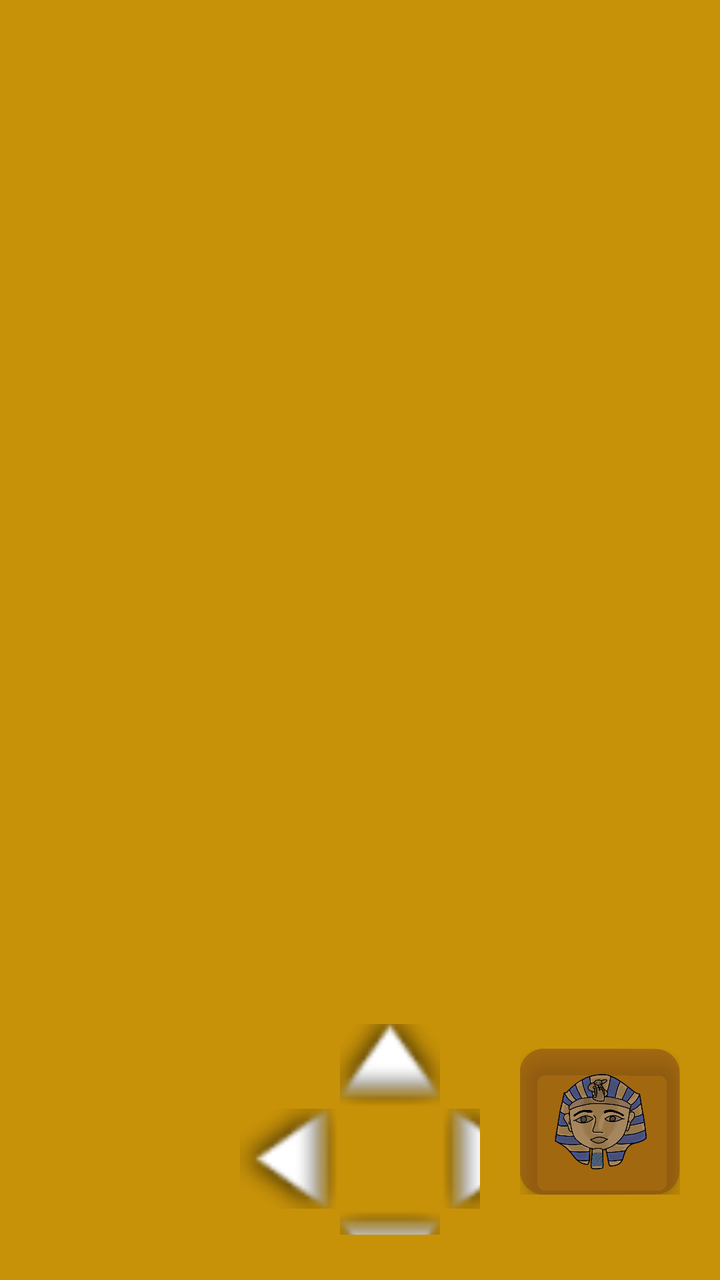
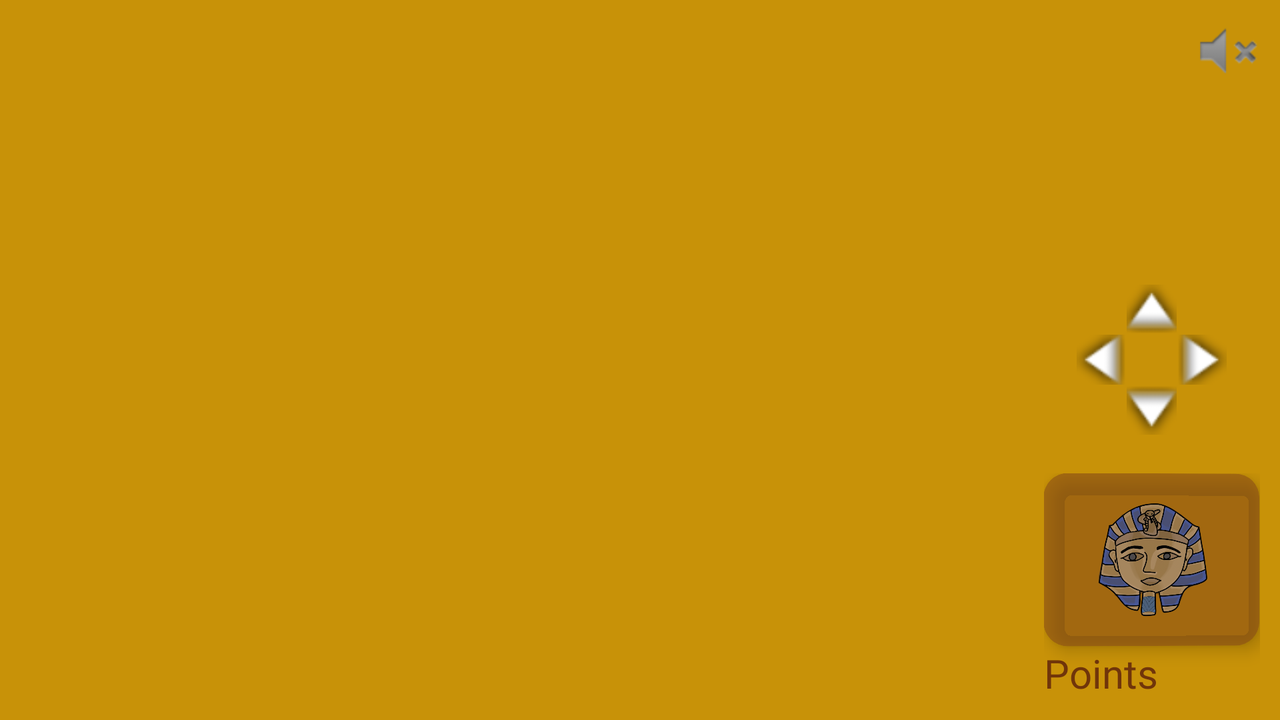

An Android layout and its configuration variant, each rendered on a device that would load it. The default file and the variant file are quoted in full after the pictures.
<!-- AndroidManifest.xml: activity theme Theme.Ramses4.Fullscreen -->
<!-- res/layout/activity_game.xml -->
<?xml version="1.0" encoding="utf-8"?>
<LinearLayout xmlns:android="http://schemas.android.com/apk/res/android"
    xmlns:app="http://schemas.android.com/apk/res-auto"
    xmlns:tools="http://schemas.android.com/tools"
    android:layout_width="match_parent"
    android:layout_height="match_parent"
    android:background="#C89208"
    android:orientation="vertical"
    android:theme="@style/ThemeOverlay.Ramses4.FullscreenContainer"
    tools:context=".activity.GameActivity">

    <FrameLayout
        android:id="@+id/board_screen_framelayout"
        android:layout_width="match_parent"
        android:layout_height="0dp"
        android:layout_weight="0.8">
        <FrameLayout
            android:id="@+id/board_framelayout"
            android:layout_width="match_parent"
            android:layout_height="match_parent"
            android:layout_margin="30dp"
            android:layout_gravity="center">

            <androidx.recyclerview.widget.RecyclerView
                android:id="@+id/board_recyclerview"
                android:layout_width="wrap_content"
                android:layout_height="wrap_content"
                android:layout_gravity="center"
                android:background="@color/ramses_deep_red"
                android:isScrollContainer="false"
                android:overScrollMode="never" />

        </FrameLayout>

    </FrameLayout>

    <FrameLayout
        android:layout_width="match_parent"
        android:layout_height="0dp"
        android:layout_weight="0.2">

        <LinearLayout
        android:id="@+id/side_panel_linearlayout"
        android:layout_width="match_parent"
        android:layout_height="match_parent"
        android:layout_gravity="center"
        android:layout_marginBottom="15dp"
        android:gravity="center_horizontal"
        android:orientation="horizontal">

        <LinearLayout
            android:layout_width="0dp"
            android:layout_height="match_parent"
            android:layout_weight="0.5"
            android:gravity="center"
            android:orientation="vertical">

            <TextView
                android:id="@+id/player_name_textview"
                android:layout_width="100dp"
                android:layout_height="wrap_content"
                android:fontFamily="@font/caesar_dressing"
                android:textColor="#70350A"
                android:autoSizeTextType="uniform"
                android:autoSizeMinTextSize="10sp"
                android:autoSizeMaxTextSize="30sp"/>

            <TextView
                android:id="@+id/player_score_textview"
                android:layout_width="100dp"
                android:layout_height="wrap_content"
                android:layout_marginTop="5dp"
                android:fontFamily="@font/caesar_dressing"
                android:textColor="#70350A"
                android:autoSizeTextType="uniform"
                android:autoSizeMinTextSize="10sp"
                android:autoSizeMaxTextSize="30sp"
                />

        </LinearLayout>

        <FrameLayout
            android:id="@+id/controls_framelayout"
            android:layout_width="0dp"
            android:layout_height="wrap_content"
            android:layout_weight="0.5">

            <TableLayout
                android:id="@+id/controle_table"
                android:layout_width="wrap_content"
                android:layout_height="wrap_content"
                android:layout_gravity="center"
                android:gravity="center">

                <TableRow>

                    <Button
                        android:id="@+id/top_button"
                        android:layout_width="50dp"
                        android:layout_height="50dp"
                        android:layout_column="1"
                        android:background="@android:drawable/arrow_up_float" />
                </TableRow>

                <TableRow>

                    <Button
                        android:id="@+id/left_button"
                        android:layout_width="50dp"
                        android:layout_height="50dp"
                        android:background="@android:drawable/arrow_up_float"
                        android:rotation="-90" />

                    <ImageButton
                        android:id="@+id/right_button"
                        android:layout_width="50dp"
                        android:layout_height="50dp"
                        android:layout_column="2"
                        android:background="@android:drawable/arrow_up_float"
                        android:rotation="90" />
                </TableRow>

                <TableRow>

                    <ImageButton
                        android:id="@+id/bottom_button"
                        android:layout_width="50dp"
                        android:layout_height="50dp"
                        android:layout_column="1"
                        android:background="@android:drawable/arrow_up_float"
                        android:rotation="180" />
                </TableRow>
            </TableLayout>
        </FrameLayout>

        <FrameLayout
            android:layout_width="0dp"
            android:layout_height="match_parent"
            android:layout_weight="0.5"
            android:padding="20dp">

            <androidx.cardview.widget.CardView
                android:layout_width="wrap_content"
                android:layout_height="wrap_content"
                android:rotationY="1"
                app:cardBackgroundColor="#8A8A4B19"
                app:cardCornerRadius="12dp"
                app:cardElevation="4dp"
                app:cardPreventCornerOverlap="true">

                <ImageView
                    android:id="@+id/target_image_view"
                    android:layout_width="match_parent"
                    android:layout_height="match_parent"
                    android:scaleX="0.7"
                    android:scaleY="0.7"
                    app:srcCompat="@mipmap/treasure_toutankamon">

                </ImageView>
            </androidx.cardview.widget.CardView>


        </FrameLayout>


    </LinearLayout>
    </FrameLayout>

</LinearLayout>
<!-- resources referenced by this layout -->
<resources>
  <color name="ramses_deep_red">#7A1B1B</color>
  <!-- mipmap treasure_toutankamon: png bitmap (mipmap-mdpi, 171930 bytes) -->
  <style name="ThemeOverlay.Ramses4.FullscreenContainer" parent="">
          <item name="fullscreenBackgroundColor">@color/light_blue_600</item>
          <item name="fullscreenTextColor">@color/light_blue_A200</item>
          <item name="fontFamily">@font/caesar_dressing</item>
          <item name="android:fontFamily" tools:targetApi="o">@font/caesar_dressing</item>
          <item name="android:textColor">@color/text_color</item>
          <item name="android:buttonTint">@color/text_color</item>
      </style>
  <style name="Theme.Ramses4.Fullscreen" parent="Theme.Ramses4">
          <item name="android:actionBarStyle">@style/Widget.Theme.Ramses4.ActionBar.Fullscreen</item>
          <item name="android:windowActionBarOverlay">true</item>
          <item name="android:windowBackground">@null</item>
      </style>
  <color name="light_blue_600">#FF039BE5</color>
  <color name="light_blue_A200">#FF40C4FF</color>
  <color name="text_color">#70350A</color>
  <style name="Theme.Ramses4" parent="Theme.AppCompat.Light.NoActionBar">
          
          <item name="colorPrimary">@color/purple_500</item>
          <item name="colorPrimaryDark">@color/purple_700</item>
          <item name="colorAccent">@color/teal_200</item>
          
      </style>
  <style name="Widget.Theme.Ramses4.ActionBar.Fullscreen" parent="Widget.AppCompat.ActionBar">
          <item name="android:background">@color/black_overlay</item>
      </style>
  <color name="purple_500">#FF6200EE</color>
  <color name="purple_700">#FF3700B3</color>
  <color name="teal_200">#FF03DAC5</color>
  <color name="black_overlay">#66000000</color>
</resources>
<!-- res/layout-land/activity_game.xml (the repository's variant of the layout above) -->
<!-- drawn on the phone turned sideways -->
<?xml version="1.0" encoding="utf-8"?>
<FrameLayout xmlns:android="http://schemas.android.com/apk/res/android"
    xmlns:app="http://schemas.android.com/apk/res-auto"
    xmlns:tools="http://schemas.android.com/tools"
    android:layout_width="match_parent"
    android:layout_height="match_parent"
    android:background="#C89208"
    android:orientation="horizontal"
    android:theme="@style/ThemeOverlay.Ramses4.FullscreenContainer"
    tools:context=".activity.GameActivity">

    <RelativeLayout
        android:layout_width="30dp"
        android:layout_height="30dp"
        android:layout_gravity="end"
        android:layout_margin="10dp"
        android:gravity="end">

        <ImageButton
            android:id="@+id/music_silent_mode_button"
            android:layout_width="match_parent"
            android:layout_height="match_parent"
            android:background="#00FFFFFF"
            android:src="@android:drawable/ic_lock_silent_mode"
            tools:src="@android:drawable/ic_lock_silent_mode" />
    </RelativeLayout>

    <LinearLayout
        android:layout_width="match_parent"
        android:layout_height="match_parent"
        android:orientation="horizontal">

        <FrameLayout
            android:id="@+id/board_screen_framelayout"
            android:layout_width="0dp"
            android:layout_height="match_parent"
            android:layout_weight="0.8">

            <FrameLayout
                android:id="@+id/board_framelayout"
                android:layout_width="match_parent"
                android:layout_height="match_parent"
                android:layout_gravity="center"
                android:layout_margin="30dp">

                <androidx.recyclerview.widget.RecyclerView
                    android:id="@+id/board_recyclerview"
                    android:layout_width="wrap_content"
                    android:layout_height="wrap_content"
                    android:layout_gravity="center"
                    android:background="@color/ramses_deep_red"
                    android:isScrollContainer="false"
                    android:overScrollMode="never" />

            </FrameLayout>

        </FrameLayout>

        <FrameLayout
            android:layout_width="0dp"
            android:layout_height="match_parent"
            android:layout_weight="0.2"
            android:padding="10dp">

            <LinearLayout
                android:id="@+id/side_panel_linearlayout"
                android:layout_width="match_parent"
                android:layout_height="match_parent"
                android:layout_gravity="center"
                android:gravity="center_horizontal"
                android:orientation="vertical">

                <LinearLayout
                    android:layout_width="match_parent"
                    android:layout_height="0dp"
                    android:layout_weight="0.3"
                    android:gravity="center"
                    android:orientation="vertical">

                    <TextView
                        android:id="@+id/player_name_textview"
                        android:layout_width="100dp"
                        android:layout_height="wrap_content"
                        android:textSize="25sp"
                        android:fontFamily="@font/caesar_dressing"
                        android:textColor="#70350A" />

                    <TextView
                        android:id="@+id/player_score_textview"
                        android:layout_width="100dp"
                        android:layout_height="wrap_content"
                        android:layout_marginTop="5dp"
                        android:textSize="25sp"
                        android:fontFamily="@font/caesar_dressing"
                        android:textColor="#70350A" />

                </LinearLayout>

                <FrameLayout
                    android:id="@+id/controls_framelayout"
                    android:layout_width="match_parent"
                    android:layout_height="0dp"
                    android:layout_weight="0.3">

                    <TableLayout
                        android:id="@+id/controle_table"
                        android:layout_width="wrap_content"
                        android:layout_height="wrap_content"
                        android:layout_gravity="center"
                        android:gravity="center">

                        <TableRow>

                            <Button
                                android:id="@+id/top_button"
                                android:layout_width="25dp"
                                android:layout_height="25dp"
                                android:layout_column="1"
                                android:background="@android:drawable/arrow_up_float" />
                        </TableRow>

                        <TableRow>

                            <Button
                                android:id="@+id/left_button"
                                android:layout_width="25dp"
                                android:layout_height="25dp"
                                android:background="@android:drawable/arrow_up_float"
                                android:rotation="-90" />

                            <ImageButton
                                android:id="@+id/right_button"
                                android:layout_width="25dp"
                                android:layout_height="25dp"
                                android:layout_column="2"
                                android:background="@android:drawable/arrow_up_float"
                                android:rotation="90" />
                        </TableRow>

                        <TableRow>

                            <ImageButton
                                android:id="@+id/bottom_button"
                                android:layout_width="25dp"
                                android:layout_height="25dp"
                                android:layout_column="1"
                                android:background="@android:drawable/arrow_up_float"
                                android:rotation="180" />
                        </TableRow>
                    </TableLayout>
                </FrameLayout>

                <FrameLayout
                    android:layout_width="match_parent"
                    android:layout_height="0dp"
                    android:layout_weight="0.3">

                    <LinearLayout
                        android:layout_width="match_parent"
                        android:layout_height="match_parent"
                        android:orientation="vertical">

                        <androidx.cardview.widget.CardView
                            android:layout_width="wrap_content"
                            android:layout_height="0dp"
                            android:layout_weight="1"
                            android:rotationY="1"
                            app:cardBackgroundColor="#8A8A4B19"
                            app:cardCornerRadius="12dp"
                            app:cardElevation="4dp"
                            app:cardPreventCornerOverlap="true">

                            <ImageView
                                android:id="@+id/target_image_view"
                                android:layout_width="wrap_content"
                                android:layout_height="wrap_content"
                                android:scaleX="0.7"
                                android:scaleY="0.7"
                                app:srcCompat="@mipmap/treasure_toutankamon">
                            </ImageView>
                        </androidx.cardview.widget.CardView>

                        <TextView
                            android:id="@+id/target_points_textview"
                            android:layout_width="match_parent"
                            android:layout_height="wrap_content"
                            android:textSize="20sp"
                            android:text="Points"/>
                    </LinearLayout>

                </FrameLayout>


            </LinearLayout>
        </FrameLayout>
    </LinearLayout>

</FrameLayout>
